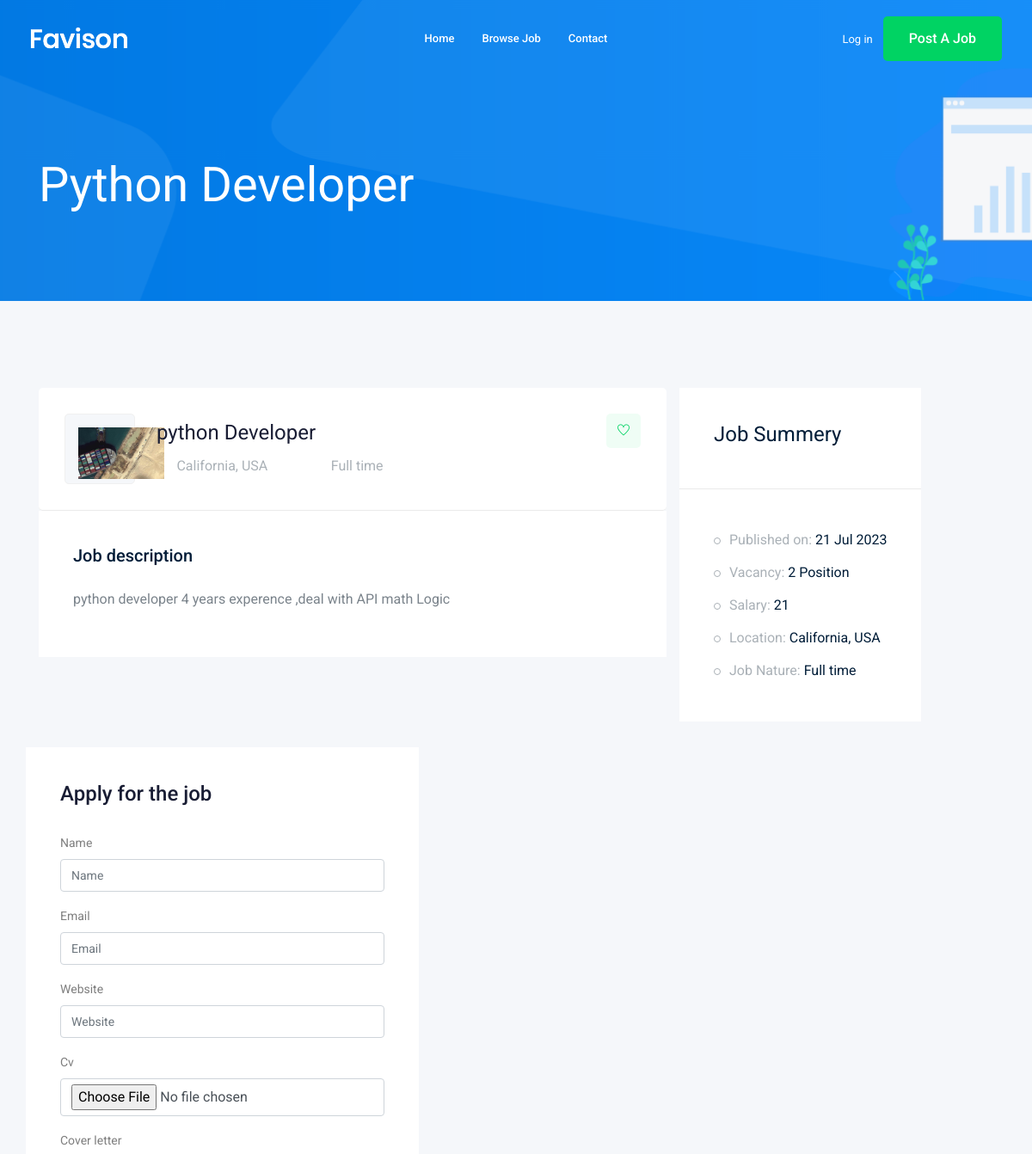
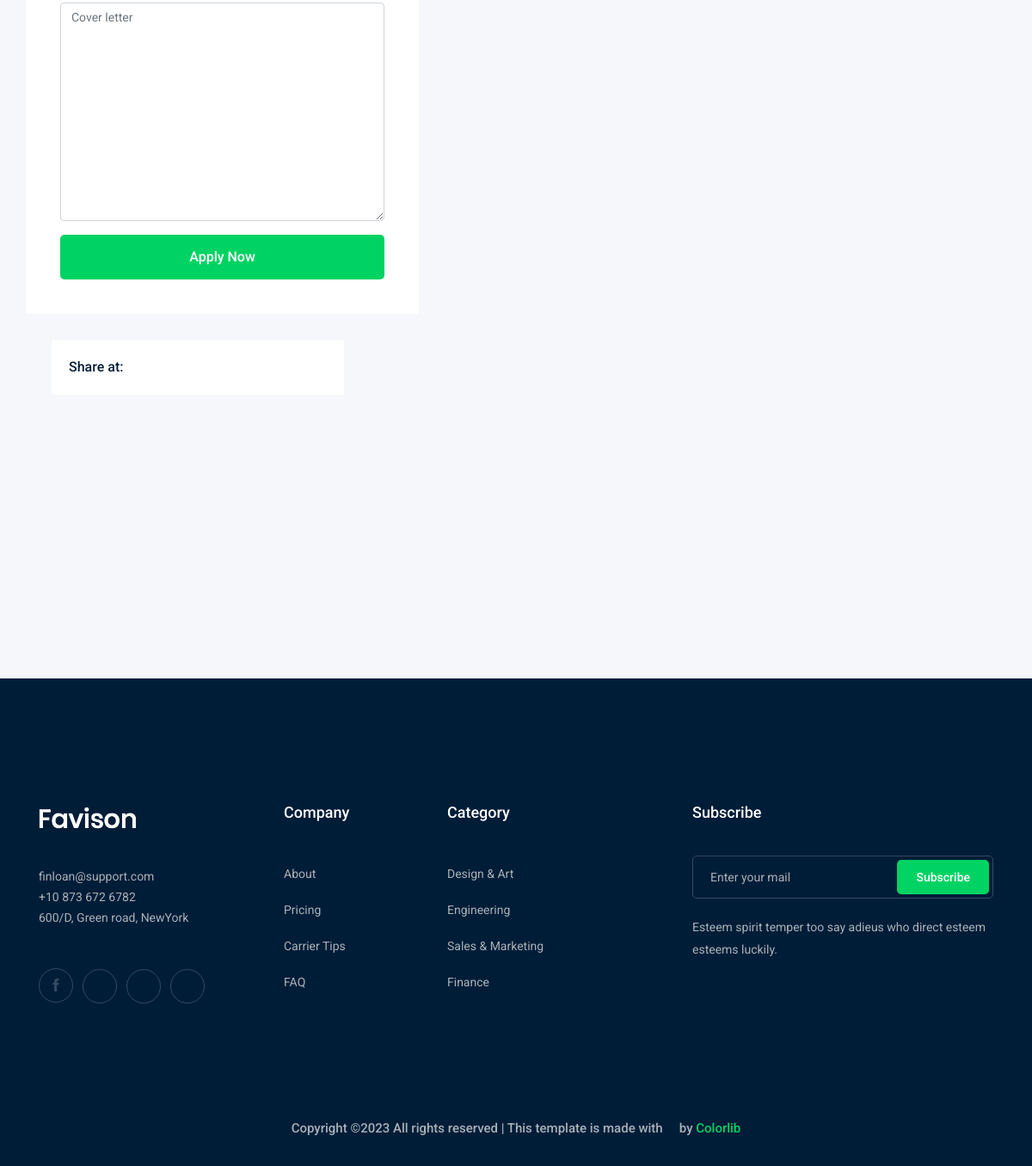
Screenshot of /jobs/python-developer with the database file from the repository (2 pictures, top to bottom).
### job/models.py (models this page shows, shortened)
class Job(models.Model): #as a table
    owener=models.ForeignKey(User,related_name='job_owner',on_delete=models.CASCADE)
    title=models.CharField(max_length=100) #colomn
    job_type=models.CharField(max_length=15,choices=JOB_TYPE)
    description=models.TextField(max_length=1000)
    puplished_at=models.DateTimeField(auto_now=True)
    vacancy=models.IntegerField(default=1)
    salary=models.IntegerField(default=0)
    experiance=models.IntegerField(default=1)
    category=models.ForeignKey('Category',on_delete=models.CASCADE)
    image=models.ImageField(upload_to=image_upload)
    slug=models.SlugField(blank=True,null=True)
    def __str__(self):
        return self.title

### job/views.py (the view)
# urls.py: path('<str:slug>',views.job_details,name='job_detail'),#one job
def job_details(request,slug):#id to filter and get the wanted job
    job_detail=Job.objects.get(slug=slug)
    if request.method=="POST":#means that i click at apply
        form=ApplyForm(request.POST,request.FILES)
        if form.is_valid():
            myform=form.save(commit=False)
            myform.job=job_detail
            myform.save()
    else:#the page form is empty and dont click at apply
        form=ApplyForm()
    context={'job':job_detail,'form1':form}
    return render(request,'job/job_details.html',context)

### job/form.py
class ApplyForm(forms.ModelForm):#هعمل فورم لموديل موجوده عندى فى الhtml
    class Meta:
        model = Apply
        fields=['name',"email","website",'cv','cover_letter']

### job/templates/job/job_details.html (shortened to what this page needs)
{% extends 'base.html'%}
{% load bootstrap4 %}
{% block body %}
    <div class="bradcam_area bradcam_bg_1">
        <div class="container">
            <div class="row">
                <div class="col-xl-12">
                    <div class="bradcam_text">
                        <h3>{{job}}</h3>
                    </div>
                </div>
            </div>
        </div>
    </div>
    <div class="job_details_area">
        <div class="container">
            <div class="row">
                <div class="col-lg-8">
                    <div class="job_details_header">
                        <div class="single_jobs white-bg d-flex justify-content-between">
                            <div class="jobs_left d-flex align-items-center">
                                <div class="thumb">
                                    <img src="{{job.image.url}}" style="max-height:100px;max-width:100px" alt="">
                                </div>
                                <div class="jobs_conetent">
                                    <a href="#"><h4>{{job}}</h4></a>
                                    <div class="links_locat d-flex align-items-center">
                                        <div class="location">
                                            <p> <i class="fa fa-map-marker"></i> California, USA</p>
                                        </div>
                                        <div class="location">
                                            <p> <i class="fa fa-clock-o"></i> {{job.job_type}}</p>
                                        </div>
                                    </div>
                                </div>
                            </div>
                            <div class="jobs_right">
                                <div class="apply_now">
                                    <a class="heart_mark" href="#"> <i class="ti-heart"></i> </a>
                                </div>
                            </div>
                        </div>
                    </div>
                    <div class="descript_wrap white-bg">
                        <div class="single_wrap">
                            <h4>Job description</h4>
                            <p>{{job.description}}</p>
                        </div>
                    </div>
                    </div>
                      <div class="job_sumary">
                        <div class="summery_header">
                            <h3>Job Summery</h3>
                        </div>
                        <div class="job_content">
                            <ul>
                                <li>Published on: <span>{{job.puplished_at|date:'d M o'}}</span></li>
                                <li>Vacancy: <span>{{job.vacancy}} Position</span></li>
                                <li>Salary: <span>{{job.salary}}</span></li>
                                <li>Location: <span>California, USA</span></li>
                                <li>Job Nature: <span>{{job.job_type}}</span></li>
                            </ul>
                        </div>
                    </div>
                    <div class="apply_job_form white-bg">
                        <h4>Apply for the job</h4>
                        <form action="#" method="POST" enctype="multipart/form-data">
                                {% bootstrap_form form1 %}
                                 {% buttons %}
                                <button class="boxed-btn3 w-100" type="submit">Apply Now</button>
                                {% endbuttons %}
                        </form>
                    </div>
                </div>
                <div class="col-lg-4">
                    <div class="share_wrap d-flex">
                        <span>Share at:</span>
                        <ul>
                            <li><a href="#"> <i class="fa fa-facebook"></i></a> </li>
                            <li><a href="#"> <i class="fa fa-google-plus"></i></a> </li>
                            <li><a href="#"> <i class="fa fa-twitter"></i></a> </li>
                            <li><a href="#"> <i class="fa fa-envelope"></i></a> </li>
                        </ul>
                    </div>
                    <div class="job_location_wrap">
                        <div class="job_lok_inner">
                            <div id="map" style="height: 200px;"></div>
                          </div>
                    </div>
                </div>
            </div>
        </div>
 {% endblock body %}

### rows the page displays
Job: title "Python Developer", image (picture), title "python Developer", job_type "Full time", description "python developer 4 years experence ,deal with API math Logic", puplished_at "21 Jul 2023", vacancy "2", salary "21"
